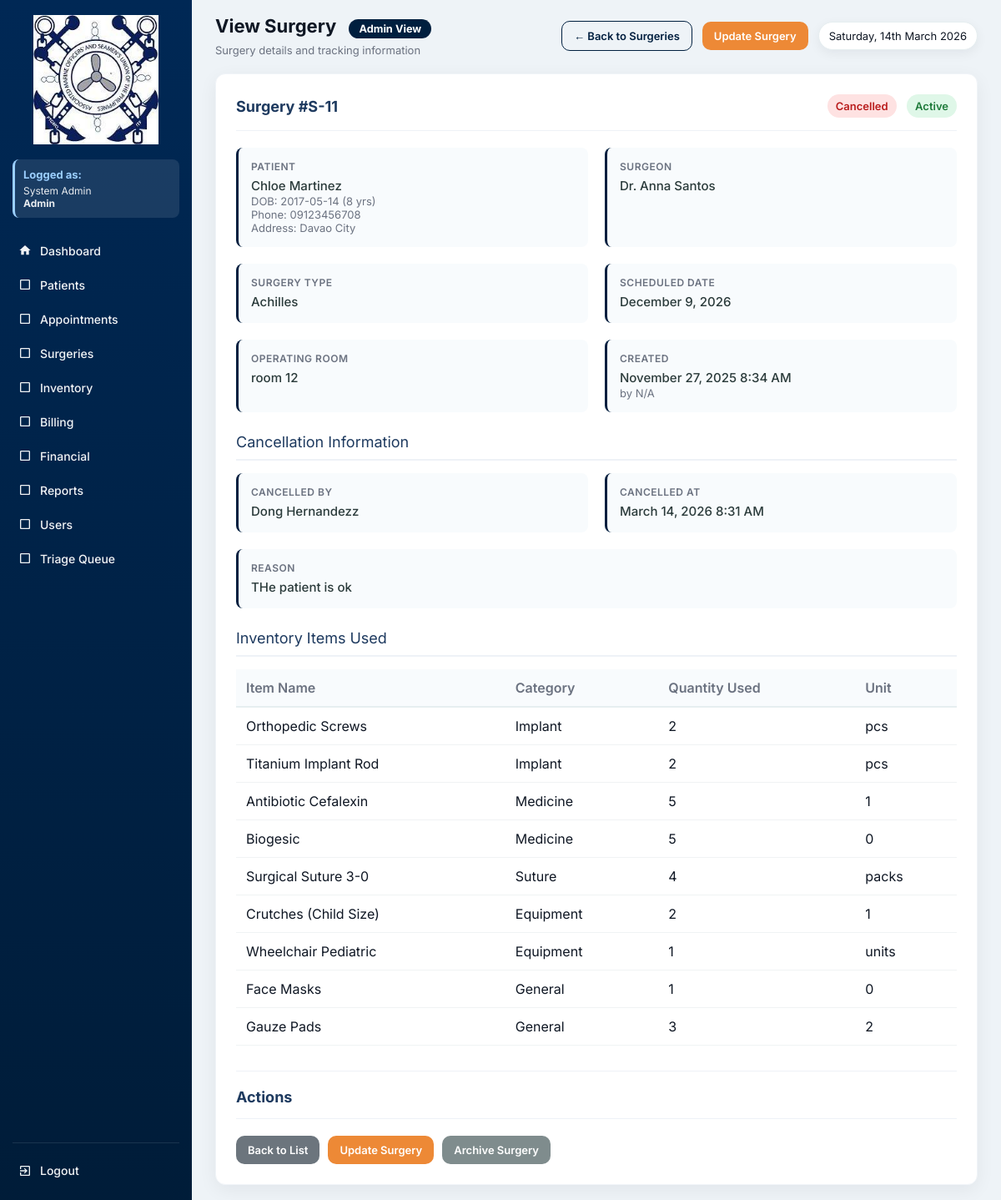
Screenshot of /surgery_view.php?id=11 (signed in) with the database file from the repository.
### tables this page shows
CREATE TABLE `surgeries` (
  `id` int(11) NOT NULL,
  `patient_id` int(11) DEFAULT NULL,
  `doctor_id` int(11) DEFAULT NULL,
  `surgery_type` varchar(150) DEFAULT NULL,
  `schedule_date` date DEFAULT NULL,
  `operating_room` varchar(20) DEFAULT NULL,
  `status` enum('Scheduled','Approved','Completed','Cancelled','In Progress') NOT NULL DEFAULT 'Scheduled',
  `approved_by` int(11) DEFAULT NULL,
  `is_archived` tinyint(1) DEFAULT 0,
  `archived_at` datetime DEFAULT NULL,
  `archived_by` int(11) DEFAULT NULL,
  `created_at` timestamp NOT NULL DEFAULT current_timestamp(),
  `created_by` int(11) DEFAULT NULL,
  `approved_at` datetime DEFAULT NULL,
  `cancelled_by` int(11) DEFAULT NULL,
  `cancelled_at` datetime DEFAULT NULL,
  `cancellation_reason` text DEFAULT NULL,
  `completed_by` int(11) DEFAULT NULL,
  `completed_at` datetime DEFAULT NULL,
  `completion_reason` text DEFAULT NULL
);

CREATE TABLE `patients` (
  `id` int(11) NOT NULL,
  `patient_code` varchar(20) DEFAULT NULL,
  `first_name` varchar(100) DEFAULT NULL,
  `last_name` varchar(100) DEFAULT NULL,
  `gender` varchar(10) DEFAULT NULL,
  `sex` enum('Male','Female') DEFAULT NULL,
  `birth_date` date DEFAULT NULL,
  `phone` varchar(50) DEFAULT NULL,
  `address` text DEFAULT NULL,
  `guardian` varchar(100) DEFAULT NULL,
  `blood_type` varchar(10) DEFAULT NULL,
  `weight` decimal(5,2) DEFAULT NULL,
  `height` decimal(5,2) DEFAULT NULL,
  `pulse_rate` int(11) DEFAULT NULL,
  `temperature` decimal(4,2) DEFAULT NULL,
  `guardian_name` varchar(150) DEFAULT NULL,
  `created_at` timestamp NOT NULL DEFAULT current_timestamp(),
  `created_by` int(11) DEFAULT NULL,
  `is_archived` tinyint(1) DEFAULT 0,
  `archived_at` datetime DEFAULT NULL,
  `archived_by` int(11) DEFAULT NULL
);

CREATE TABLE `users` (
  `id` int(11) NOT NULL,
  `full_name` varchar(150) DEFAULT NULL,
  `username` varchar(100) DEFAULT NULL,
  `password` varchar(255) DEFAULT NULL,
  `role` enum('Admin','Doctor','Nurse','Staff','Inventory','Billing','SocialWorker') NOT NULL,
  `created_at` timestamp NOT NULL DEFAULT current_timestamp(),
  `is_active` tinyint(1) DEFAULT 1,
  `deactivated_at` datetime DEFAULT NULL
);

CREATE TABLE `surgery_inventory` (
  `id` int(11) NOT NULL,
  `surgery_id` int(11) DEFAULT NULL,
  `item_id` int(11) DEFAULT NULL,
  `quantity_used` int(11) DEFAULT NULL
);

CREATE TABLE `inventory_items` (
  `id` int(11) NOT NULL,
  `item_name` varchar(150) DEFAULT NULL,
  `category` enum('Implant','Medicine','Suture','Equipment','General') DEFAULT NULL,
  `quantity` int(11) DEFAULT NULL,
  `threshold` int(11) DEFAULT 5,
  `unit` varchar(50) DEFAULT NULL,
  `updated_at` timestamp NOT NULL DEFAULT current_timestamp() ON UPDATE current_timestamp(),
  `is_archived` tinyint(1) DEFAULT 0,
  `archived_at` datetime DEFAULT NULL,
  `archived_by` int(11) DEFAULT NULL
);

### functions.php (called while the page is built, shortened)
<?php
function fetchAll($conn, $sql, $types = null, $params = [])
{
    $stmt = $conn->prepare($sql);
    if ($types) {
        $stmt->bind_param($types, ...$params);
    }
    $stmt->execute();
    $res = $stmt->get_result();
    $rows = $res->fetch_all(MYSQLI_ASSOC);
    return $rows;
}
function fetchOne($conn, $sql, $types = null, $params = [])
{
    $stmt = $conn->prepare($sql);
    if ($types) {
        $stmt->bind_param($types, ...$params);
    }
    $stmt->execute();
    $res = $stmt->get_result();
    $row = $res->fetch_assoc();
    return $row;
}
?>

### surgery_view.php (the view, shortened to what this page needs)
<?php
require 'config.php';
require 'functions.php';
$current_role = $_SESSION['role'] ?? 'Guest';
$current_name = $_SESSION['name'] ?? 'User';
$role_permissions = [
    'Admin' => [
        'dashboard.php' => 'Dashboard',
        'patients.php' => 'Patients',
        'appointments.php' => 'Appointments',
        'surgeries.php' => 'Surgeries',
        'inventory.php' => 'Inventory',
        'billing.php' => 'Billing',
        'financials.php' => 'Financial',
        'reports.php' => 'Reports',
        'users.php' => 'Users',
        'triage_queue.php' => 'Triage Queue'
    ],
    'Doctor' => [
        'dashboard.php' => 'Dashboard',
        'patients.php' => 'Patients',
        'appointments.php' => 'Appointments',
        'surgeries.php' => 'Surgeries',
        'inventory.php' => 'Inventory',
        'reports.php' => 'Reports',
        'triage_queue.php' => 'Triage Queue'
    ],
    'Nurse' => [
        'dashboard.php' => 'Dashboard',
        'patients.php' => 'Patients',
        'appointments.php' => 'Appointments',
        'inventory.php' => 'Inventory',
        'reports.php' => 'Reports',
        'triage_queue.php' => 'Triage Queue'
    ],
    'Staff' => [
        'dashboard.php' => 'Dashboard',
        'patients.php' => 'Patients',
        'appointments.php' => 'Appointments',
        'reports.php' => 'Reports'
    ],
    'Inventory' => [
        'dashboard.php' => 'Dashboard',
        'inventory.php' => 'Inventory',
        'reports.php' => 'Reports'
    ],
    'Billing' => [
        'dashboard.php' => 'Dashboard',
        'billing.php' => 'Billing',
        'financials.php' => 'Financial',
        'reports.php' => 'Reports'
    ],
    'SocialWorker' => [
        'dashboard.php' => 'Dashboard',
        'financials.php' => 'Financial',
        'reports.php' => 'Reports'
    ]
];
$allowed_pages = $role_permissions[$current_role] ?? ['dashboard.php' => 'Dashboard'];
$id = (int)$_GET['id'];
$is_admin = ($current_role === 'Admin');
$surgery = fetchOne($conn, "
    SELECT
        s.*,
        p.first_name, p.last_name, p.birth_date, p.phone, p.address,
        u.full_name AS doctor_name,
        creator.full_name AS created_by_name,
        approver.full_name AS approved_by_name,
        canceller.full_name AS cancelled_by_name,
        completer.full_name AS completed_by_name,
        arch_user.full_name AS archived_by_name
    FROM surgeries s
    INNER JOIN patients p ON s.patient_id = p.id
    INNER JOIN users u ON s.doctor_id = u.id
    LEFT JOIN users creator ON s.created_by = creator.id
    LEFT JOIN users approver ON s.approved_by = approver.id
    LEFT JOIN users canceller ON s.cancelled_by = canceller.id
    LEFT JOIN users completer ON s.completed_by = completer.id
    LEFT JOIN users arch_user ON s.archived_by = arch_user.id
    WHERE s.id = ?
", "i", [$id]);
$table_check = fetchOne($conn, "SHOW COLUMNS FROM surgeries LIKE 'is_archived'");
$has_archive_columns = $table_check !== null;
$is_archived = $has_archive_columns && !empty($surgery['is_archived']);
function formatDate($datetime) {
    return $datetime ? date('F j, Y g:i A', strtotime($datetime)) : 'N/A';
}
$patient_age = $surgery['birth_date'] ? floor((time() - strtotime($surgery['birth_date'])) / 31556926) : 'N/A';
$schedule_formatted = date('F j, Y', strtotime($surgery['schedule_date']));
$inventory_items = fetchAll($conn, "
    SELECT si.quantity_used, ii.item_name, ii.category, ii.unit
    FROM surgery_inventory si
    INNER JOIN inventory_items ii ON si.item_id = ii.id
    WHERE si.surgery_id = ?
    ORDER BY ii.category, ii.item_name
", "i", [$id]);
?>
<!DOCTYPE html>
<html lang="en">
<head>
</head>
<body>
<div class="app">
  <aside class="sidebar">
    <div class="logo-wrap"><a href="dashboard.php"><img src="logo.jpg" alt="Logo"></a></div>
    <div class="user-info">
      <h4>Logged as:</h4>
      <p><?= htmlspecialchars($current_name) ?><br><strong><?= htmlspecialchars($current_role) ?></strong></p>
    </div>
    <nav class="menu">
      <a href="dashboard.php" class="menu-item <?= basename($_SERVER['PHP_SELF'])=='dashboard.php'?'active':'' ?>">
        <span class="icon"><svg viewBox="0 0 24 24" fill="currentColor"><path d="M10 20v-6h4v6h5v-8h3L12 3 2 12h3v8z"/></svg></span> Dashboard
      </a>
      <?php foreach($allowed_pages as $page => $label): if($page !== 'dashboard.php'): ?>
        <a href="<?= $page ?>" class="menu-item <?= basename($_SERVER['PHP_SELF'])==$page?'active':'' ?>">
          <span class="icon">
            <?php
            $icons = [
              'patients.php' => '<svg viewBox="0 0 24 24" fill="currentColor"><path d="M12 12c2.21 0 4-1.79 4-4s-1.79-4-4-4-4 1.79-4 4 1.79 4 4 4zm0 2c-2.67 0-8 1.34-8 4v2h16v-2c0-2.66-5.33-4-8-4z"/></svg>',
              'appointments.php' => '<svg viewBox="0 0 24 24" fill="currentColor"><path d="M19 3h-1V1h-2v2H8V1H6v2H5c-1.11 0-1.99.9-1.99 2L3 19c0 1.1.89 2 2 2h14c1.1 0 2-.9 2-2V5c0-1.1-.9-2-2-2zm0 16H5V8h14v11zM7 10h5v5H7z"/></svg>',
              'surgeries.php' => '<svg viewBox="0 0 24 24" fill="currentColor"><path d="M12 2C8.13 2 5 5.13 5 9c0 5.25 7 13 7 13s7-7.75 7-13c0-3.87-3.13-7-7-7zm0 9.5c-1.38 0-2.5-1.12-2.5-2.5s1.12-2.5 2.5-2.5 2.5 1.12 2.5 2.5-1.12 2.5-2.5 2.5z"/></svg>',
              'inventory.php' => '<svg viewBox="0 0 24 24" fill="currentColor"><path d="M20 8h-3V4H7v4H4v14h16V8zM9 6h6v2H9V6zm11 14H4v-9h16v9zm-7-7H8v-2h5v2z"/></svg>',
              'billing.php' => '<svg viewBox="0 0 24 24" fill="currentColor"><path d="M11.8 10.9c-2.27-.59-3-1.2-3-2.15 0-1.09 1.01-1.85 2.7-1.85 1.78 0 2.44.85 2.5 2.1h2.21c-.07-1.72-1.12-3.3-3.21-3.81V3h-3v2.16c-1.94.42-3.5 1.68-3.5 3.61 0 2.31 1.91 3.46 4.7 4.13 2.5.6 3 1.48 3 2.41 0 .69-.49 1.79-2.7 1.79-2.06 0-2.87-.92-2.98-2.1h-2.2c.12 2.19 1.76 3.42 3.68 3.83V21h3v-2.15c1.95-.37 3.5-1.5 3.5-3.55 0-2.84-2.43-3.81-4.7-4.4z"/></svg>',
              'financials.php' => '<svg viewBox="0 0 24 24" fill="currentColor"><path d="M3 13h8V3H3v10zm0 8h8v-6H3v6zm10 0h8V11h-8v10zm0-18v6h8V3h-8z"/></svg>',
              'reports.php' => '<svg viewBox="0 0 24 24" fill="currentColor"><path d="M19 3H5c-1.1 0-2 .9-2 2v14c0 1.1.9 2 2 2h14c1.1 0 2-.9 2-2V5c0-1.1-.9-2-2-2zM9 17H7v-7h2v7zm4 0h-2V7h2v10zm4 0h-2v-4h2v4z"/></svg>',
              'users.php' => '<svg viewBox="0 0 24 24" fill="currentColor"><path d="M16 11c1.66 0 2.99-1.34 2.99-3S17.66 5 16 5c-1.66 0-3 1.34-3 3s1.34 3 3 3zm-8 0c1.66 0 2.99-1.34 2.99-3S9.66 5 8 5C6.34 5 5 6.34 5 8s1.34 3 3 3zm0 2c-2.33 0-7 1.17-7 3.5V19h14v-2.5c0-2.33-4.67-3.5-7-3.5zm8 0c-.29 0-.62.02-.97.05 1.16.84 1.97 1.97 1.97 3.45V19h6v-2.5c0-2.33-4.67-3.5-7-3.5z"/></svg>',
              'triage_queue.php' => '<svg viewBox="0 0 24 24" fill="currentColor"><path d="M12 2C6.48 2 2 6.48 2 12s4.48 10 10 10 10-4.48 10-10S17.52 2 12 2zm-2 15l-5-5 1.41-1.41L10 14.17l7.59-7.59L19 8l-9 9z"/></svg>'
            ];
            echo $icons[$page] ?? '<svg viewBox="0 0 24 24" fill="currentColor"><path d="M19 5v14H5V5h14m0-2H5c-1.1 0-2 .9-2 2v14c0 1.1.9 2 2 2h14c1.1 0 2-.9 2-2V5c0-1.1-.9-2-2-2z"/></svg>';
            ?>
          </span> <?= $label ?>
        </a>
      <?php endif; endforeach; ?>
    </nav>
    <div class="sidebar-bottom">
      <a href="logout.php" class="menu-item">
        <span class="icon"><svg viewBox="0 0 24 24" fill="currentColor"><path d="M10.09 15.59L11.5 17l5-5-5-5-1.41 1.41L12.67 11H3v2h9.67l-2.58 2.59zM19 3H5c-1.11 0-2 .9-2 2v4h2V5h14v14H5v-4H3v4c0 1.1.89 2 2 2h14c1.1 0 2-.9 2-2V5c0-1.1-.9-2-2-2z"/></svg></span> Logout
      </a>
    </div>
  </aside>
  <div class="main">
    <div class="topbar">
      <div class="top-left">
        <h1>View Surgery
          <span class="role-badge role-<?= strtolower($current_role) ?>"><?= htmlspecialchars($current_role) ?> View</span>
        </h1>
        <p>Surgery details and tracking information</p>
      </div>
      <div class="top-actions">
        <a href="surgeries.php" class="btn btn-outline">&larr; Back to Surgeries</a>
        <?php if (!$is_archived || $is_admin): ?>
          <a href="surgery_form.php?id=<?= $id ?>" class="btn" style="background:#ed8936;">Update Surgery</a>
        <?php endif; ?>
        <div class="date-pill"><?= date('l, jS F Y') ?></div>
      </div>
    </div>
    <div class="surgery-card">
      <div class="surgery-header">
        <h3>Surgery #S-<?= $surgery['id'] ?></h3>
        <div>
          <span class="status <?= strtolower($surgery['status']) ?>"><?= $surgery['status'] ?></span>
          <span class="status <?= $is_archived ? 'archived' : 'active' ?>" style="margin-left:8px;"><?= $is_archived ? 'Archived' : 'Active' ?></span>
        </div>
      </div>
      <div class="patient-info-grid">
        <div class="info-group">
          <div class="info-label">Patient</div>
          <div class="info-value"><?= htmlspecialchars($surgery['first_name'] . ' ' . $surgery['last_name']) ?></div>
          <div style="font-size:13px; color:#6b7280;">
            DOB: <?= htmlspecialchars($surgery['birth_date'] ?? 'N/A') ?> (<?= $patient_age ?> yrs)<br>
            Phone: <?= htmlspecialchars($surgery['phone'] ?? 'N/A') ?><br>
            Address: <?= nl2br(htmlspecialchars($surgery['address'] ?? 'N/A')) ?>
          </div>
        </div>
        <div class="info-group">
          <div class="info-label">Surgeon</div>
          <div class="info-value"><?= htmlspecialchars($surgery['doctor_name']) ?></div>
        </div>
        <div class="info-group">
          <div class="info-label">Surgery Type</div>
          <div class="info-value"><?= htmlspecialchars($surgery['surgery_type']) ?></div>
        </div>
        <div class="info-group">
          <div class="info-label">Scheduled Date</div>
          <div class="info-value"><?= htmlspecialchars($schedule_formatted) ?></div>
        </div>
        <div class="info-group">
          <div class="info-label">Operating Room</div>
          <div class="info-value"><?= htmlspecialchars($surgery['operating_room'] ?? 'Not specified') ?></div>
        </div>
        <div class="info-group">
          <div class="info-label">Created</div>
          <div class="info-value"><?= formatDate($surgery['created_at']) ?></div>
          <div style="font-size:13px; color:#6b7280;">by <?= htmlspecialchars($surgery['created_by_name'] ?? 'N/A') ?></div>
        </div>
      </div>
      <?php if ($surgery['status'] == 'Cancelled' && !empty($surgery['cancelled_by'])): ?>
      <div class="section-title">Cancellation Information</div>
      <div class="patient-info-grid" style="margin-bottom:0;">
        <div class="info-group">
          <div class="info-label">Cancelled by</div>
          <div class="info-value"><?= htmlspecialchars($surgery['cancelled_by_name'] ?? 'Unknown') ?></div>
        </div>
        <div class="info-group">
          <div class="info-label">Cancelled at</div>
          <div class="info-value"><?= formatDate($surgery['cancelled_at']) ?></div>
        </div>
        <div class="info-group" style="grid-column:span 2;">
          <div class="info-label">Reason</div>
          <div class="info-value"><?= nl2br(htmlspecialchars($surgery['cancellation_reason'] ?? 'N/A')) ?></div>
        </div>
      </div>
      <?php endif; ?>
      <?php if (count($inventory_items) > 0): ?>
      <div class="section-title">Inventory Items Used</div>
      <table class="inventory-table">
        <thead>
          <tr>
            <th>Item Name</th>
            <th>Category</th>
            <th>Quantity Used</th>
            <th>Unit</th>
          </tr>
        </thead>
        <tbody>
          <?php foreach($inventory_items as $item): ?>
            <tr>
              <td><?= htmlspecialchars($item['item_name']) ?></td>
              <td><?= htmlspecialchars($item['category']) ?></td>
              <td><?= htmlspecialchars($item['quantity_used']) ?></td>
              <td><?= htmlspecialchars($item['unit']) ?></td>
            </tr>
          <?php endforeach; ?>
        </tbody>
      </table>
      <?php endif; ?>
      <div class="surgery-header" style="margin-top:30px; border-top:1px solid #eef2f7; padding-top:20px;">
        <h3>Actions</h3>
      </div>
      <div style="display:flex; gap:10px; margin-top:20px; flex-wrap:wrap;">
        <a href="surgeries.php" class="btn" style="background:#6c757d;">Back to List</a>
        <?php if (!$is_archived || $is_admin): ?>
          <a href="surgery_form.php?id=<?= $id ?>" class="btn" style="background:#ed8936;">Update Surgery</a>
        <?php endif; ?>
        <?php if ($is_admin && $has_archive_columns): ?>
          <?php if ($is_archived): ?>
            <a href="surgeries.php?restore=<?= $id ?>" class="btn" style="background:#95a5a6;" onclick="return confirm('Restore this surgery?')">Restore Surgery</a>
          <?php else: ?>
            <a href="surgeries.php?archive=<?= $id ?>" class="btn" style="background:#7f8c8d;" onclick="return confirm('Archive this surgery?')">Archive Surgery</a>
          <?php endif; ?>
        <?php endif; ?>
      </div>
    </div>
  </div>
</div>
</body>
</html>

### rows the page displays
surgeries: id "11", status "Cancelled", patient.last_name "Chloe Martinez", patient.birth_date "2017-05-14", patient.birth_date "8", patient.phone "09123456708", patient.address "Davao City", doctor.full_name "Dr. Anna Santos", surgery_type "Achilles", schedule_date "December 9, 2026", operating_room "room 12", created_at "November 27, 2025 8:34 AM", cancelled_by.full_name "Dong Hernandezz", cancelled_at "March 14, 2026 8:31 AM", cancellation_reason "THe patient is ok"
surgery_inventory: item.item_name "Orthopedic Screws", item.category "Implant", quantity_used "2", item.unit "pcs"
surgery_inventory: item.item_name "Titanium Implant Rod", item.category "Implant", quantity_used "2", item.unit "pcs"
surgery_inventory: item.item_name "Antibiotic Cefalexin", item.category "Medicine", quantity_used "5", item.unit "1"
surgery_inventory: item.item_name "Biogesic", item.category "Medicine", quantity_used "5", item.unit "0"
surgery_inventory: item.item_name "Surgical Suture 3-0", item.category "Suture", quantity_used "4", item.unit "packs"
surgery_inventory: item.item_name "Crutches (Child Size)", item.category "Equipment", quantity_used "2", item.unit "1"
surgery_inventory: item.item_name "Wheelchair Pediatric", item.category "Equipment", quantity_used "1", item.unit "units"
surgery_inventory: item.item_name "Face Masks", item.category "General", quantity_used "1", item.unit "0"
surgery_inventory: item.item_name "Gauze Pads", item.category "General", quantity_used "3", item.unit "2"

### other values shown
$current_name "System Admin"
$current_role "Admin"
$label "Patients"
$label "Appointments"
$label "Surgeries"
$label "Inventory"
$label "Billing"
$label "Financial"
$label "Reports"
$label "Users"
$label "Triage Queue"
$surgery['created_by_name'] "N/A"
